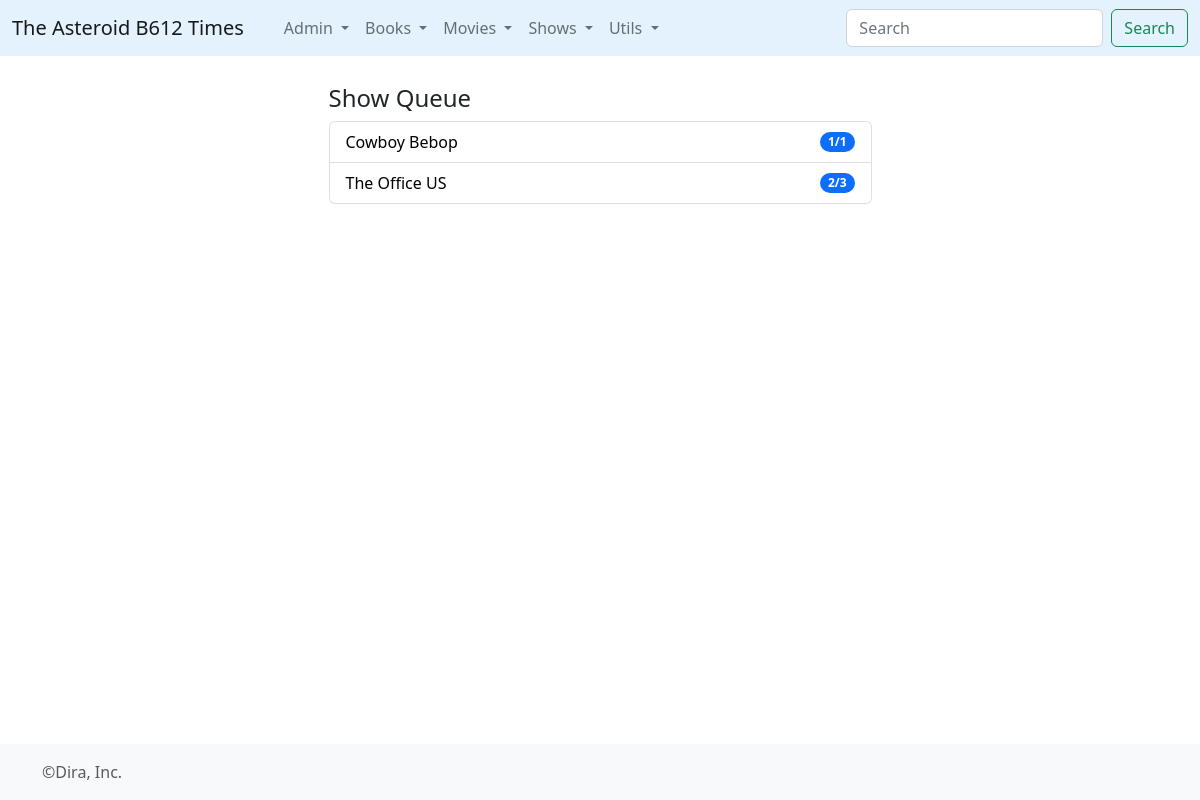
/showqueue/, run on an earlier commit of the app's database.
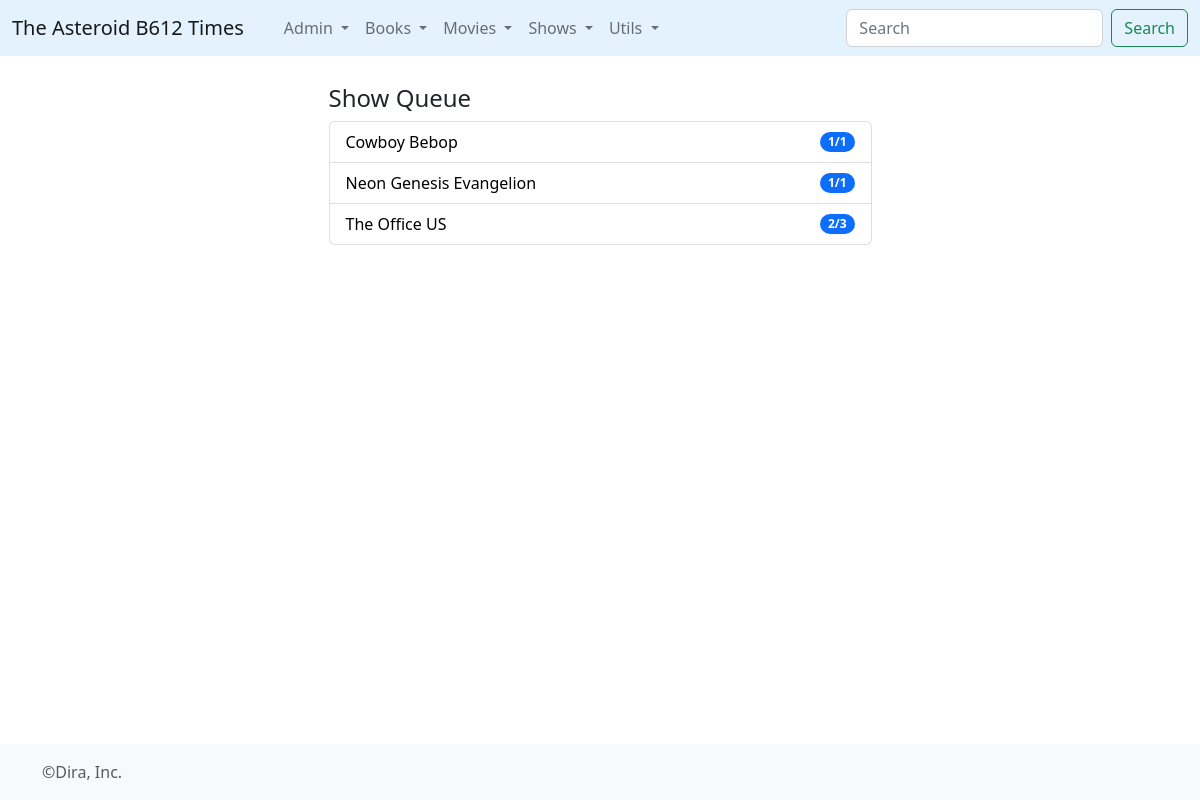
And on a later commit of the database.
### times/models.py (models this page shows, shortened)
class ShowCollection(models.Model):
	cname = models.CharField(max_length=400)
	@property
	def nseasons(self):
		n = RelShowCol.objects.filter(coleccion=self).count()
		return n
	@property
	def wseasons(self):
		n = RelShowCol.objects.filter(coleccion=self,temporada__tempconsumo__show__isnull=False).count()
		return n

### times/views.py (the view)
# urls.py: path('showqueue/', views.showqueue, name='showqueue'),
def showqueue(request):
	twshows = ShowCollection.objects.all().order_by('cname')
	return render(request,'showqueue.html',{'twshows':twshows})

### times/templates/showqueue.html (shortened to what this page needs)
{% extends 'base_forms.html' %}
{% block contenido %}
<article>
	<h4>Show Queue</h4>
	   <ul class="list-group">
        {% for l in twshows %}
          <li class="list-group-item d-flex justify-content-between align-items-center">
          <a href="{% url 'diraShowSeries' l.id %}" style="color:black; text-decoration: none;"> {{l.cname}}</a>
            <span class="badge bg-primary rounded-pill">{{l.wseasons}}/{{l.nseasons}}</span>
          </li>
        {% endfor %}
      </ul>
</article>
<br>
{% endblock%}

What changed in the data, as far as the page shows it:
added ShowCollection: cname "Neon Genesis Evangelion", wseasons "1", nseasons "1"
